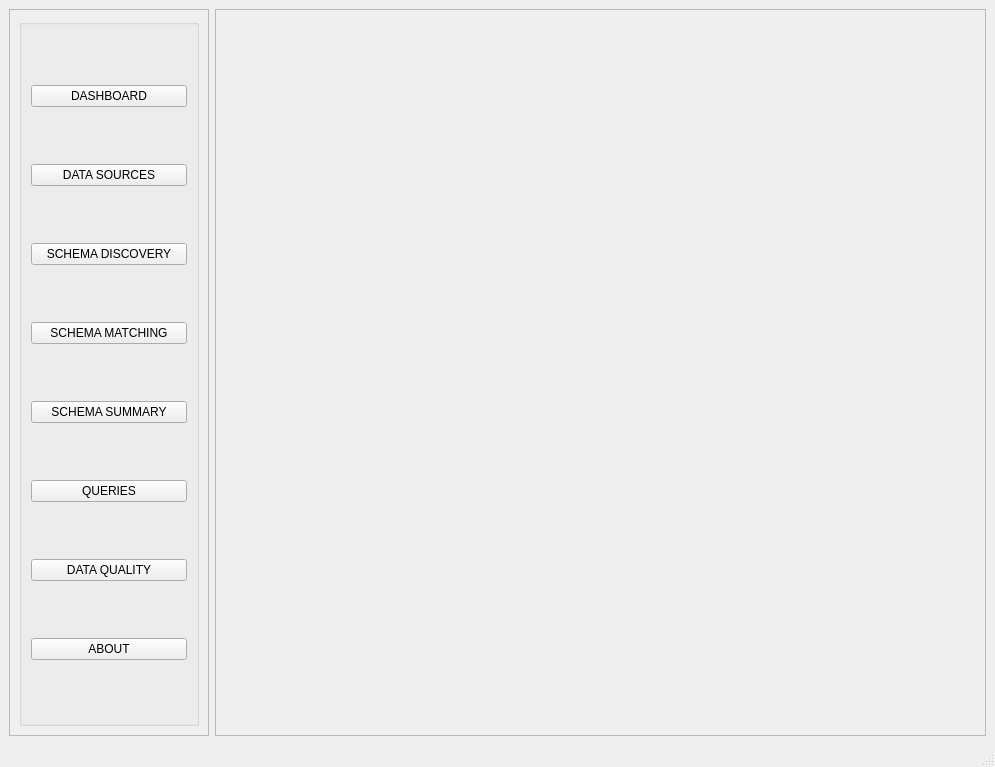
<?xml version="1.0" encoding="UTF-8"?>
<ui version="4.0">
 <class>MainWindow</class>
 <widget class="QMainWindow" name="MainWindow">
  <property name="geometry">
   <rect>
    <x>0</x>
    <y>0</y>
    <width>995</width>
    <height>767</height>
   </rect>
  </property>
  <property name="windowTitle">
   <string>Data_Lake</string>
  </property>
  <widget class="QWidget" name="centralwidget">
   <layout class="QGridLayout" name="gridLayout">
    <item row="0" column="0">
     <layout class="QHBoxLayout" name="horizontalLayout">
      <item>
       <widget class="QFrame" name="frame">
        <property name="enabled">
         <bool>true</bool>
        </property>
        <property name="maximumSize">
         <size>
          <width>200</width>
          <height>800</height>
         </size>
        </property>
        <property name="frameShape">
         <enum>QFrame::StyledPanel</enum>
        </property>
        <property name="frameShadow">
         <enum>QFrame::Raised</enum>
        </property>
        <layout class="QGridLayout" name="gridLayout_2">
         <item row="0" column="0">
          <widget class="QGroupBox" name="groupBox">
           <property name="title">
            <string/>
           </property>
           <layout class="QVBoxLayout" name="verticalLayout">
            <item>
             <widget class="QPushButton" name="dashboard">
              <property name="text">
               <string>DASHBOARD</string>
              </property>
             </widget>
            </item>
            <item>
             <widget class="QPushButton" name="data_source">
              <property name="text">
               <string>DATA SOURCES</string>
              </property>
             </widget>
            </item>
            <item>
             <widget class="QPushButton" name="schema_discovery">
              <property name="text">
               <string>SCHEMA DISCOVERY</string>
              </property>
             </widget>
            </item>
            <item>
             <widget class="QPushButton" name="schema_matching">
              <property name="text">
               <string>SCHEMA MATCHING</string>
              </property>
             </widget>
            </item>
            <item>
             <widget class="QPushButton" name="schema_summary">
              <property name="text">
               <string>SCHEMA SUMMARY</string>
              </property>
             </widget>
            </item>
            <item>
             <widget class="QPushButton" name="queries">
              <property name="text">
               <string>QUERIES</string>
              </property>
             </widget>
            </item>
            <item>
             <widget class="QPushButton" name="data_quality">
              <property name="text">
               <string>DATA QUALITY</string>
              </property>
             </widget>
            </item>
            <item>
             <widget class="QPushButton" name="about">
              <property name="text">
               <string>ABOUT</string>
              </property>
             </widget>
            </item>
           </layout>
          </widget>
         </item>
        </layout>
       </widget>
      </item>
      <item>
       <widget class="QFrame" name="frame_2">
        <property name="maximumSize">
         <size>
          <width>1000</width>
          <height>800</height>
         </size>
        </property>
        <property name="frameShape">
         <enum>QFrame::StyledPanel</enum>
        </property>
        <property name="frameShadow">
         <enum>QFrame::Raised</enum>
        </property>
       </widget>
      </item>
     </layout>
    </item>
   </layout>
  </widget>
  <widget class="QMenuBar" name="menubar">
   <property name="geometry">
    <rect>
     <x>0</x>
     <y>0</y>
     <width>995</width>
     <height>26</height>
    </rect>
   </property>
  </widget>
  <widget class="QStatusBar" name="statusbar"/>
 </widget>
 <resources/>
 <connections>
  <connection>
   <sender>data_source</sender>
   <signal>clicked()</signal>
   <receiver>MainWindow</receiver>
   <slot>show_panel()</slot>
   <hints>
    <hint type="sourcelabel">
     <x>119</x>
     <y>214</y>
    </hint>
    <hint type="destinationlabel">
     <x>212</x>
     <y>737</y>
    </hint>
   </hints>
  </connection>
  <connection>
   <sender>schema_discovery</sender>
   <signal>clicked()</signal>
   <receiver>MainWindow</receiver>
   <slot>show_panel()</slot>
   <hints>
    <hint type="sourcelabel">
     <x>96</x>
     <y>276</y>
    </hint>
    <hint type="destinationlabel">
     <x>105</x>
     <y>738</y>
    </hint>
   </hints>
  </connection>
  <connection>
   <sender>dashboard</sender>
   <signal>clicked()</signal>
   <receiver>MainWindow</receiver>
   <slot>show_panel()</slot>
   <hints>
    <hint type="sourcelabel">
     <x>69</x>
     <y>128</y>
    </hint>
    <hint type="destinationlabel">
     <x>61</x>
     <y>736</y>
    </hint>
   </hints>
  </connection>
  <connection>
   <sender>schema_matching</sender>
   <signal>clicked()</signal>
   <receiver>MainWindow</receiver>
   <slot>show_panel()</slot>
   <hints>
    <hint type="sourcelabel">
     <x>46</x>
     <y>354</y>
    </hint>
    <hint type="destinationlabel">
     <x>9</x>
     <y>370</y>
    </hint>
   </hints>
  </connection>
  <connection>
   <sender>schema_summary</sender>
   <signal>clicked()</signal>
   <receiver>MainWindow</receiver>
   <slot>show_panel()</slot>
   <hints>
    <hint type="sourcelabel">
     <x>53</x>
     <y>428</y>
    </hint>
    <hint type="destinationlabel">
     <x>10</x>
     <y>432</y>
    </hint>
   </hints>
  </connection>
  <connection>
   <sender>queries</sender>
   <signal>clicked()</signal>
   <receiver>MainWindow</receiver>
   <slot>show_panel()</slot>
   <hints>
    <hint type="sourcelabel">
     <x>63</x>
     <y>500</y>
    </hint>
    <hint type="destinationlabel">
     <x>8</x>
     <y>534</y>
    </hint>
   </hints>
  </connection>
  <connection>
   <sender>data_quality</sender>
   <signal>clicked()</signal>
   <receiver>MainWindow</receiver>
   <slot>show_panel()</slot>
   <hints>
    <hint type="sourcelabel">
     <x>54</x>
     <y>576</y>
    </hint>
    <hint type="destinationlabel">
     <x>5</x>
     <y>591</y>
    </hint>
   </hints>
  </connection>
  <connection>
   <sender>about</sender>
   <signal>clicked()</signal>
   <receiver>MainWindow</receiver>
   <slot>show_panel()</slot>
   <hints>
    <hint type="sourcelabel">
     <x>57</x>
     <y>650</y>
    </hint>
    <hint type="destinationlabel">
     <x>8</x>
     <y>651</y>
    </hint>
   </hints>
  </connection>
 </connections>
 <slots>
  <slot>show_panel()</slot>
 </slots>
</ui>
